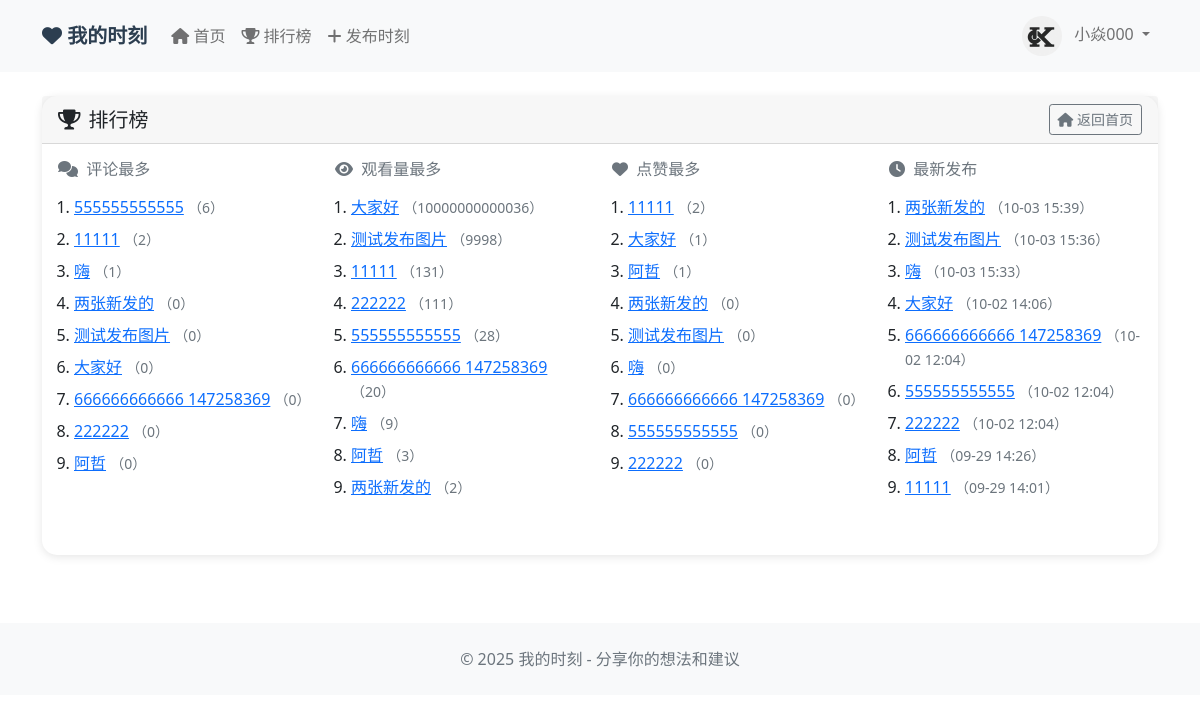
/moments/leaderboard/ (signed in), run on an earlier commit of the app's database.
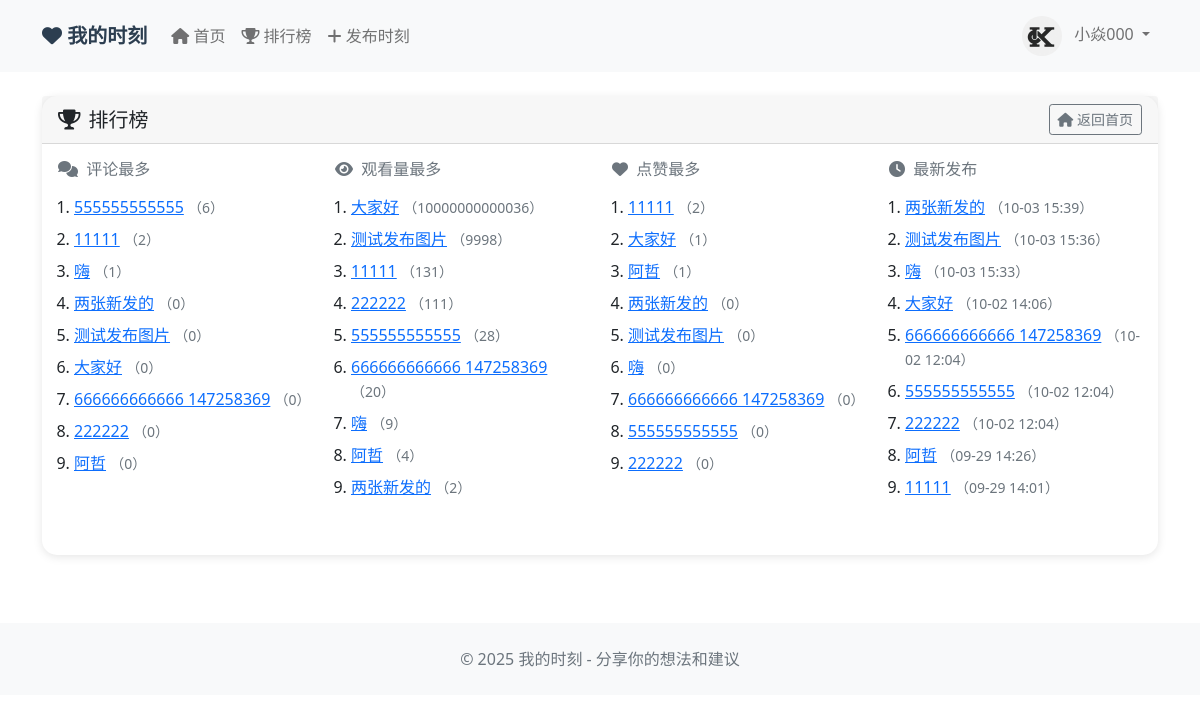
And on a later commit of the database.
### moments/models.py (models this page shows, shortened)
class Moment(models.Model):
    author = models.ForeignKey(User, on_delete=models.CASCADE, related_name='moments', verbose_name='作者')
    content = models.TextField(max_length=1000, verbose_name='内容')
    created_at = models.DateTimeField(auto_now_add=True, verbose_name='创建时间')
    updated_at = models.DateTimeField(auto_now=True, verbose_name='更新时间')
    likes_count = models.PositiveIntegerField(default=0, verbose_name='点赞数')
    comments_count = models.PositiveIntegerField(default=0, verbose_name='评论数')
    is_public = models.BooleanField(default=True, verbose_name='是否公开')
    views = models.PositiveIntegerField(default=0)

### moments/views.py (the view)
# urls.py: path('leaderboard/', views.leaderboard, name='leaderboard'),
@login_required
def leaderboard(request):
    top_by_comments = (
        Moment.objects.filter(is_public=True)
        .order_by('-comments_count', '-created_at')[:10]
    )
    top_by_views = (
        Moment.objects.filter(is_public=True)
        .order_by('-views', '-created_at')[:10]
    )
    top_by_likes = (
        Moment.objects.filter(is_public=True)
        .order_by('-likes_count', '-created_at')[:10]
    )
    latest_ten = (
        Moment.objects.filter(is_public=True)
        .order_by('-created_at')[:10]
    )
    context = {
        'top_by_comments': top_by_comments,
        'top_by_views': top_by_views,
        'top_by_likes': top_by_likes,
        'latest_ten': latest_ten,
    }
    return render(request, 'moments/leaderboard.html', context)

### moments/templates/moments/leaderboard.html (shortened to what this page needs)
{% extends 'moments/base.html' %}
{% block content %}
<div class="row">
  <div class="col-lg-12">
    <div class="card moment-card">
      <div class="card-header d-flex justify-content-between align-items-center">
        <h5 class="mb-0"><i class="fas fa-trophy me-2"></i>排行榜</h5>
        <a class="btn btn-outline-secondary btn-sm" href="{% url 'moments:moments_list' %}"><i class="fas fa-home"></i> 返回首页</a>
      </div>
      <div class="card-body">
        <div class="row">
          <div class="col-md-6 col-lg-3 mb-4">
            <h6 class="text-muted mb-3"><i class="fas fa-comments me-1"></i> 评论最多</h6>
            <ol class="ps-3">
              {% for m in top_by_comments %}
              <li class="mb-2">
                <a href="{% url 'moments:moment_detail' m.id %}">{{ m.content|truncatechars:32 }}</a>
                <small class="text-muted">（{{ m.comments_count }}）</small>
              </li>
              {% empty %}
              <li class="text-muted">暂无</li>
              {% endfor %}
            </ol>
          </div>
          <div class="col-md-6 col-lg-3 mb-4">
            <h6 class="text-muted mb-3"><i class="fas fa-eye me-1"></i> 观看量最多</h6>
            <ol class="ps-3">
              {% for m in top_by_views %}
              <li class="mb-2">
                <a href="{% url 'moments:moment_detail' m.id %}">{{ m.content|truncatechars:32 }}</a>
                <small class="text-muted">（{{ m.views }}）</small>
              </li>
              {% empty %}
              <li class="text-muted">暂无</li>
              {% endfor %}
            </ol>
          </div>
          <div class="col-md-6 col-lg-3 mb-4">
            <h6 class="text-muted mb-3"><i class="fas fa-heart me-1"></i> 点赞最多</h6>
            <ol class="ps-3">
              {% for m in top_by_likes %}
              <li class="mb-2">
                <a href="{% url 'moments:moment_detail' m.id %}">{{ m.content|truncatechars:32 }}</a>
                <small class="text-muted">（{{ m.likes_count }}）</small>
              </li>
              {% empty %}
              <li class="text-muted">暂无</li>
              {% endfor %}
            </ol>
          </div>
          <div class="col-md-6 col-lg-3 mb-4">
            <h6 class="text-muted mb-3"><i class="fas fa-clock me-1"></i> 最新发布</h6>
            <ol class="ps-3">
              {% for m in latest_ten %}
              <li class="mb-2">
                <a href="{% url 'moments:moment_detail' m.id %}">{{ m.content|truncatechars:32 }}</a>
                <small class="text-muted">（{{ m.created_at|date:'m-d H:i' }}）</small>
              </li>
              {% empty %}
              <li class="text-muted">暂无</li>
              {% endfor %}
            </ol>
          </div>
        </div>
      </div>
    </div>
  </div>
</div>
{% endblock %}

What changed in the data, as far as the page shows it:
changed Moment "阿哲": views "3" → "4"
